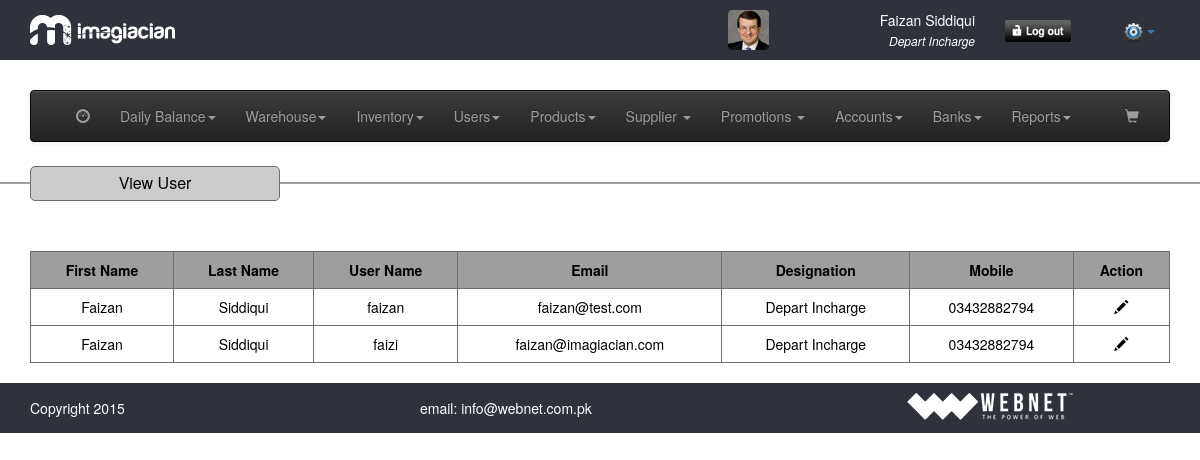
The page /view_user.php (signed in) on the database as committed earlier.
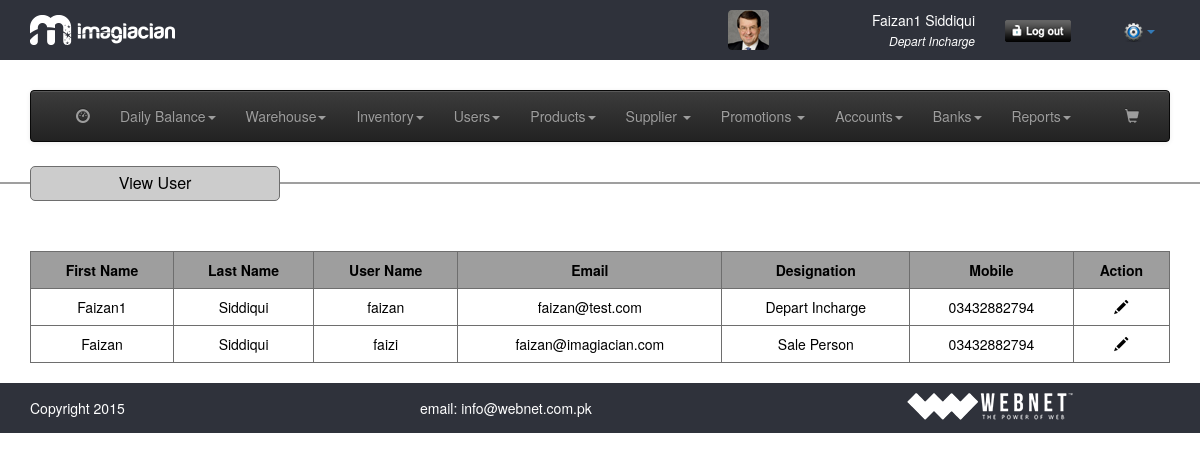
The same page on the database as committed later.
### tables this page shows
CREATE TABLE IF NOT EXISTS `users` (
  `id` int(11) NOT NULL,
  `fname` varchar(32) NOT NULL,
  `lname` varchar(32) NOT NULL,
  `email` varchar(64) NOT NULL,
  `login` varchar(32) NOT NULL,
  `password` varchar(256) NOT NULL,
  `mobile` varchar(32) NOT NULL,
  `phone` varchar(32) NOT NULL,
  `address` varchar(256) NOT NULL,
  `city` varchar(32) NOT NULL,
  `country` varchar(32) NOT NULL,
  `nic` tinytext NOT NULL,
  `dob` varchar(32) NOT NULL,
  `photo` tinytext NOT NULL,
  `designation` varchar(32) NOT NULL,
  `capabilities` tinytext NOT NULL,
  `datetime` timestamp NOT NULL DEFAULT CURRENT_TIMESTAMP
);

### common/class.database.php (called while the page is built, shortened)
<?php
class Database {
    public $_DB;
    public $_query;
    public $_select = array();
    public $_action;
    public $_table;
    public $_force_select_all = false;
    public function __construct() {
        try {
            $this->_DB = new PDO('mysql:host=' . DB_HOST . ';dbname=' . DB_NAME, DB_USER, DB_PASS);
            $this->_DB->setAttribute(PDO::ATTR_ERRMODE, PDO::ERRMODE_EXCEPTION);
        } catch (PDOException $e) {
            echo 'ERROR: ' . $e->getMessage();
        }
    }
    public function query($query) {
        try {
            $this->_query = $this->_DB->prepare(filter_var($query, FILTER_SANITIZE_STRING));
            $this->_query->execute();
            $this->_select = array();
        } catch (PDOException $e) {
            $er = $e->errorInfo;
            echo '<p style="font-family:arial; background:#F00; position:absolute; z-index:10000; color:#FFF; padding:5px;">ERROR: ' . $er[2] . '</p>';
        }
    }
    public function build_query() {
        $query = $this->_action;
        if ($this->_action == 'SELECT') {
            if (!empty($this->_select)) {
                if ($this->_force_select_all == true) {
                    $query .= ' *,';
                }
                foreach ($this->_select as $column_name => $name) {
                    $query .=' ' . $column_name . ' as ' . $name . ', ';
                }
            } else {
                $query .= ' *';
            }
            $query = rtrim($query, ', ');
        }
        if ($this->_action != 'UPDATE' && $this->_action != 'INSERT') {
            $query .= ' FROM ';
        }
        $query .= $this->_table;
        $this->query($query);
    }
    public function all_results($fetch_type = PDO::FETCH_OBJ) {
        return $this->_query->fetchAll($fetch_type);
    }
    public function from($table_name, $num_rows = NULL) {
        $this->_action = 'SELECT';
        $this->_table = $table_name;
        $this->build_query();
    }
}

### classes/class.user.php (called while the page is built, shortened)
<?php
class user extends database
{
	private $table_name;
	function __construct(){
		$this->table_name = 'users';
	}
	public function get_users($ID = NULL)
	{
		$this->from($this->table_name);
		return $this->all_results();
	}
}
 ?>

### view_user.php (the view, shortened to what this page needs)
<?php require_once 'header.php'; ?>
<section>
	<hr/>
	<div class="container">
		<div class="row">
			<div class="tableHeading">
				<p class="nomargin alignCenter">View User</p>
			</div>
			<div class="col-md-12">
				<?php
				$user = new user();
				$results = $user->get_users();
				if ($results) {
				?>
				<table border="1" cellpadding="0" cellspacing="0" class="table table-hover tableView">
					<tr>
						<th>First Name</th>
						<th>Last Name</th>
						<th>User Name</th>
						<th>Email</th>
						<th>Designation</th>
						<th>Mobile</th>
						<th>Action</th>
					</tr>
						<?php
						foreach($results as $res){
						$designation = $res->designation;
						echo '<tr>';
						echo '<td>'. $res->fname .'</td>';
						echo '<td>'. $res->lname .'</td>';
						echo '<td>'. $res->login .'</td>';
						echo '<td>'. $res->email.'</td>';
						echo '<td style="text-transform: capitalize;">'. str_replace("_"," ","$designation") .'</td>';
						echo '<td>'. $res->mobile .'</td>';
						echo '<td class="alignCenter"><a href="add_user.php?id='.$res->id.'"><span class="glyphicon glyphicon-pencil"></span></a></td>';
						echo '</tr>';
						}
						?>
				</table>
				<?php
				}else{
					echo 'Error';
				}
				?>
			</div>
</section>
<?php require_once 'footer.php'; ?>

### header.php (shortened to what this page needs)
<!DOCTYPE html>
<html>
<head>
	<link href="assets/css/reset.css" rel="stylesheet">
	<link href="assets/css/general.css" rel="stylesheet">
	<link href="assets/css/bootstrap.css" rel="stylesheet">
	<link href="assets/css/bootstrap-theme.css" rel="stylesheet">
	<link href="assets/css/bootstrap-datetimepicker.css" rel="stylesheet">
	<link href="assets/css/style.css" rel="stylesheet">
	<link href="assets/css/selectCSS.css" rel="stylesheet">
</head>
<body>
<header>
	<div class="container">
		<div class="row">
			<div class="col-md-7"><a href="dashboard.php"><img src="assets/images/logo.png" class="logo"/></a></div>
			<div class="col-md-3 userDetail"><img src="assets/images/user_image.png"/><p><?php echo $_SESSION['user']->first_name; ?> <?php echo $_SESSION['user']->last_name; ?></p><span> <?php $desig = $_SESSION['user']->designation; echo str_replace("_"," ","$desig"); ?></span></div>
			<div class="col-md-1"><a href="login.php?logout=true"><img src="assets/images/login.png" class="logoutBtn" /></a></div>
			<div class="col-md-1">
				<div class="navbar-collapse settingBtn">
					<ul class="navbar-right nomargin">
						<li class="dropdown">
						  <a href="#" class="dropdown-toggle" data-toggle="dropdown" role="button" aria-haspopup="true" aria-expanded="false"><img src="assets/images/setting_icon.png"/><span class="caret"></span></a>
						</li>
					</ul>
				</div>
			</div>
		</div>
	</div>
</header>
<?php include ABSPATH.'include/menu.php'; ?>

Rows that differ between the two databases and show on the page:
changed users "faizan": fname "Faizan" → "Faizan1"
changed users "Faizan": designation "Depart Incharge" → "Sale Person"
Other text that changed with them:
$_SESSION['user']->first_name: "Faizan" → "Faizan1"
